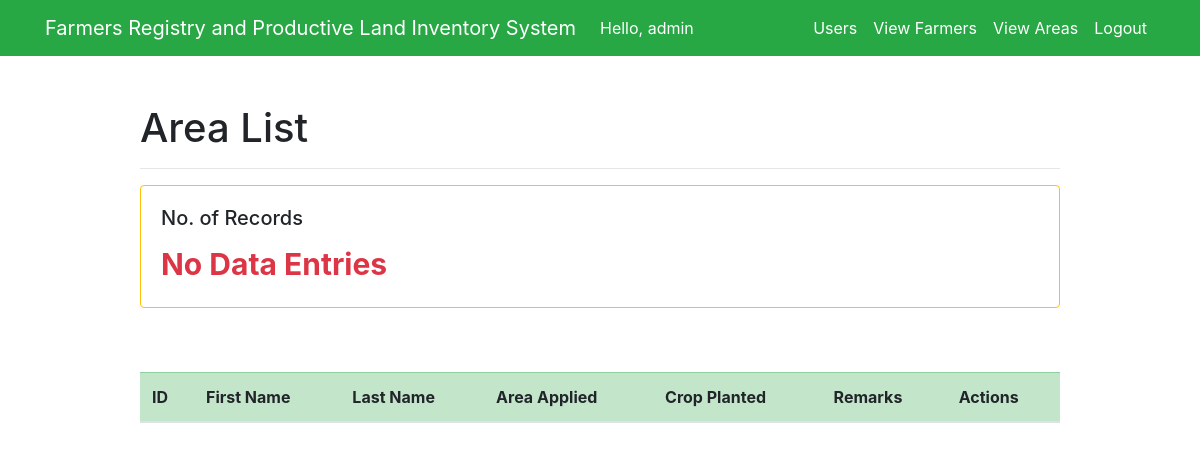
Page /home/ (signed in) on the earlier database version.
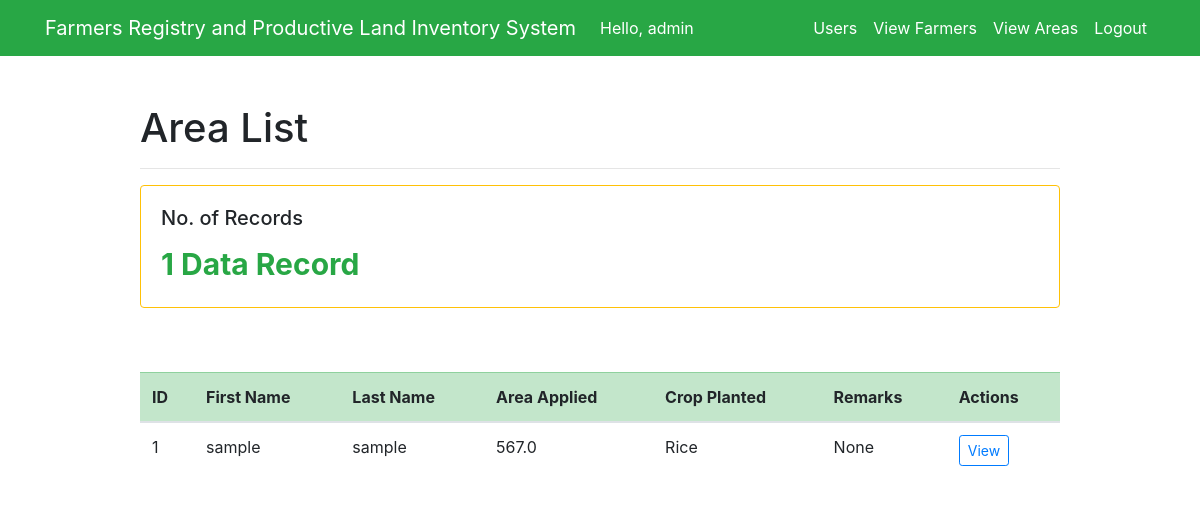
Same page on the later database version.
### test_app/models.py (models this page shows, shortened)
class UsersAreaInfo(models.Model):
    RICE = 'Rice'
    CORN = 'Corn'
    SUGARCANE = 'Sugarcane'
    PLANTED = [
        (RICE, 'Rice'),
        (CORN, 'Corn'),
        (SUGARCANE, 'Sugarcane'),
    ]
    farmer_id = models.ForeignKey(Farmer, models.CASCADE, db_column='farmer_id')
    total_area = models.FloatField()
    crop_planted = models.CharField(max_length=9, choices=PLANTED, default=RICE, blank=True, null=True)
    remarks = models.CharField(max_length=100, blank=True, null=True)
    sketch_plan = models.FileField(upload_to='documents_sp/', max_length=254, blank=True)
    map = models.FileField(upload_to='documents_map/', max_length=254, blank=True)
    google_earth = models.FileField(upload_to='documents_ge/', max_length=254, blank=True)
    area_coordinates = models.FileField(upload_to='documents_coordinates/', max_length=254, blank=True)
    profile_field = models.CharField(max_length=250)
    soil_ph = models.IntegerField()
    region = models.CharField(max_length=200)
    province = models.CharField(max_length=200)
    muncity = models.CharField(max_length=200)
    brgy = models.CharField(max_length=200)

class Farmer(models.Model):
    MALE = 'M'
    FEMALE = 'F'
    PERSON_GENDER = [
        (MALE, 'Male'),
        (FEMALE, 'Female'),
    ]
    MARRIED = 'MARRIED'
    SINGLE = 'SINGLE'
    DIVORCED = 'DIVORCED'
    WIDOWED = 'WIDOWED'
    PERSON_CIVIL_STATUS = [
        (MARRIED, 'Married'),
        (SINGLE, 'Single'),
        (DIVORCED, 'Divorced'),
        (WIDOWED, 'Widowed'),
    ]
    assigned_id = models.CharField(max_length=20, blank=True, null=True)
    first_name = models.CharField(max_length=200, blank=False)
    last_name = models.CharField(max_length=200, blank=False)
    middle_name = models.CharField(max_length=200, blank=False)
    gender = models.CharField(max_length=1, choices=PERSON_GENDER, default=MALE)
    region = models.CharField(max_length=200)
    province = models.CharField(max_length=200)
    muncity = models.CharField(max_length=200)
    brgy = models.CharField(max_length=200)
    address = models.TextField(blank=True)
    contact_no = models.CharField(max_length=20, blank=True, null=True)
    tin = models.CharField(max_length=20, blank=True, null=True)
    philhealth = models.CharField(max_length=20, blank=True, null=True)
    sss = models.CharField(max_length=20, blank=True, null=True)
    pagibig = models.CharField(max_length=20, blank=True, null=True)
    civil_status = models.CharField(max_length=20, blank=True, null=True, choices=PERSON_CIVIL_STATUS, default=SINGLE)
    nationality = models.CharField(max_length=50, blank=True, null=True)
    birthdate = models.DateField(default=None)
    spouse = models.CharField(max_length=250, blank=True, null=True)
    date_created = models.DateTimeField(auto_now_add=True)

### test_app/views.py (the view)
# urls.py: path('home/', views.user_engineer, name='user_engineer'),
@login_required(login_url='/')
def user_engineer(request):
    if request.method == 'GET':
        user_areas = UsersAreaInfo.objects.all()
        context = {
            'user_areas': user_areas,
        }
        return render(request, 'test_app/engineer.html', context)
    else:
        pass

### test_app/templates/test_app/engineer.html (shortened to what this page needs)
{% extends 'test_app/base.html' %}
{% block content %}
<div class="row justify-content-center mt-5">
    <div class="col-md-10">
        <h1>Area List</h1>
        <hr>
        <div class="row">
            <div class="col-sm-12 col-lg-12">
                <div class="card border-warning mb-3">
                    <div class="card-body text-warning">
                        <h5 class="card-title text-body">No. of Records</h5>
                        {% if user_areas %}
                            <p class="card-text text-success" style="font-size: 30px;"><strong>{{ user_areas.count }} Data Record{{ user_areas.count|pluralize }}</strong></p>
                        {% else %}
                            <p class="card-text text-danger" style="font-size: 30px;"><strong>No Data Entries</strong></p>
                        {% endif %}
                    </div>
                </div>
            </div>
        </div>
        <br><br>
        <table class="table table-hover table-stripped table-responsive-md">
            <thead class="table-success">
                <tr>
                    <th scope="col">ID</th>
                    <th scope="col">First Name</th>
                    <th scope="col">Last Name</th>
                    <th scope="col">Area Applied</th>
                    <th scope="col">Crop Planted</th>
                    <th scope="col">Remarks</th>
                    <th scope="col" align="center">Actions</th>
                </tr>
            </thead>
            <tbody>
                {% for area in user_areas %}
                    <tr>
                        <td scope="row">{{ area.id }}</td>
                        <td>{{ area.farmer_id.first_name }}</td>
                        <td>{{ area.farmer_id.last_name }}</td>
                        <td>{{ area.total_area }}</td>
                        <td>{{ area.crop_planted }}</td>
                        <td>{{ area.remarks }}</td>
                        <td><a type="button" class="btn btn-outline-primary btn-sm text-primary" href="{% url 'engineer_view_area' area.id %}">View</a>
                    </tr>
                {% endfor %}
            </tbody>
        </table>
    </div>
</div>
{% endblock %}

Differences in the rows shown:
added UsersAreaInfo: id "1", farmer_id.first_name "sample", farmer_id.last_name "sample", total_area "567.0", crop_planted "Rice", remarks "None"
Other differences:
{{ user_areas.count }}: (not shown) → "1"
text no longer shown: "No Data Entries"
text now shown: "Data Record"
